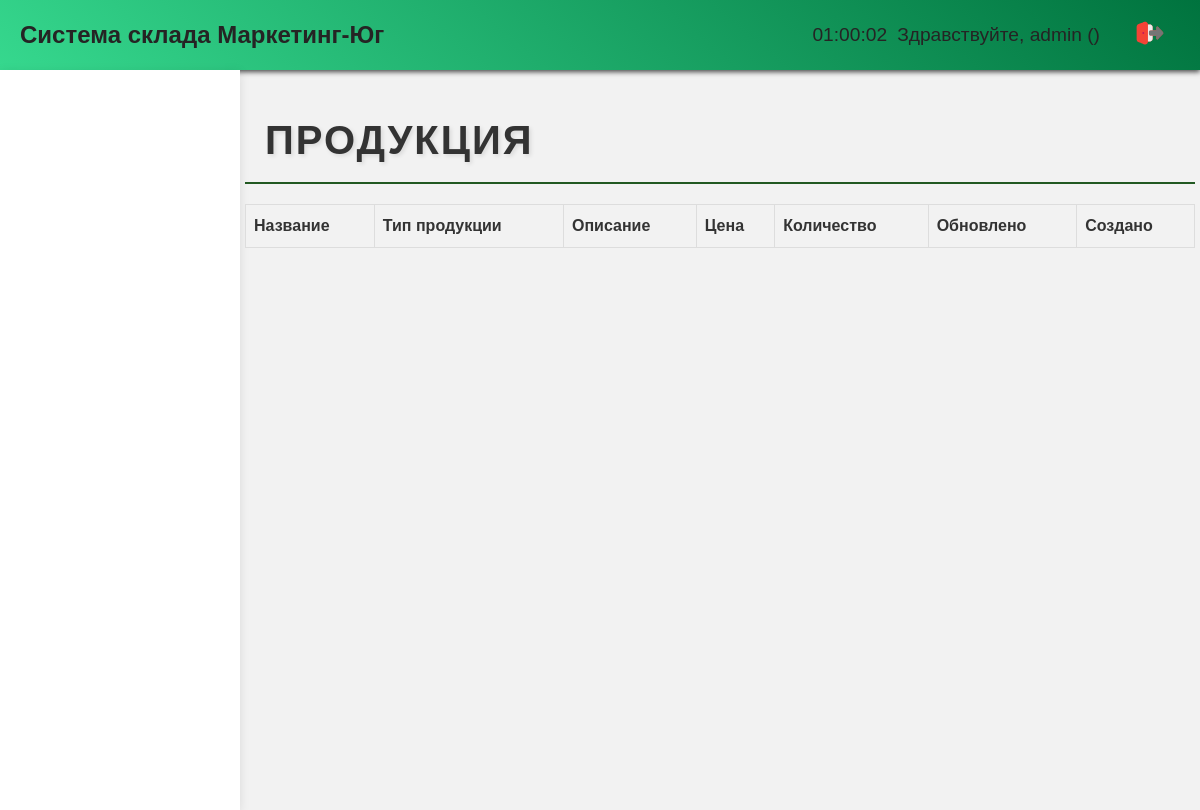
The page /products/ (signed in) on the database as committed earlier.
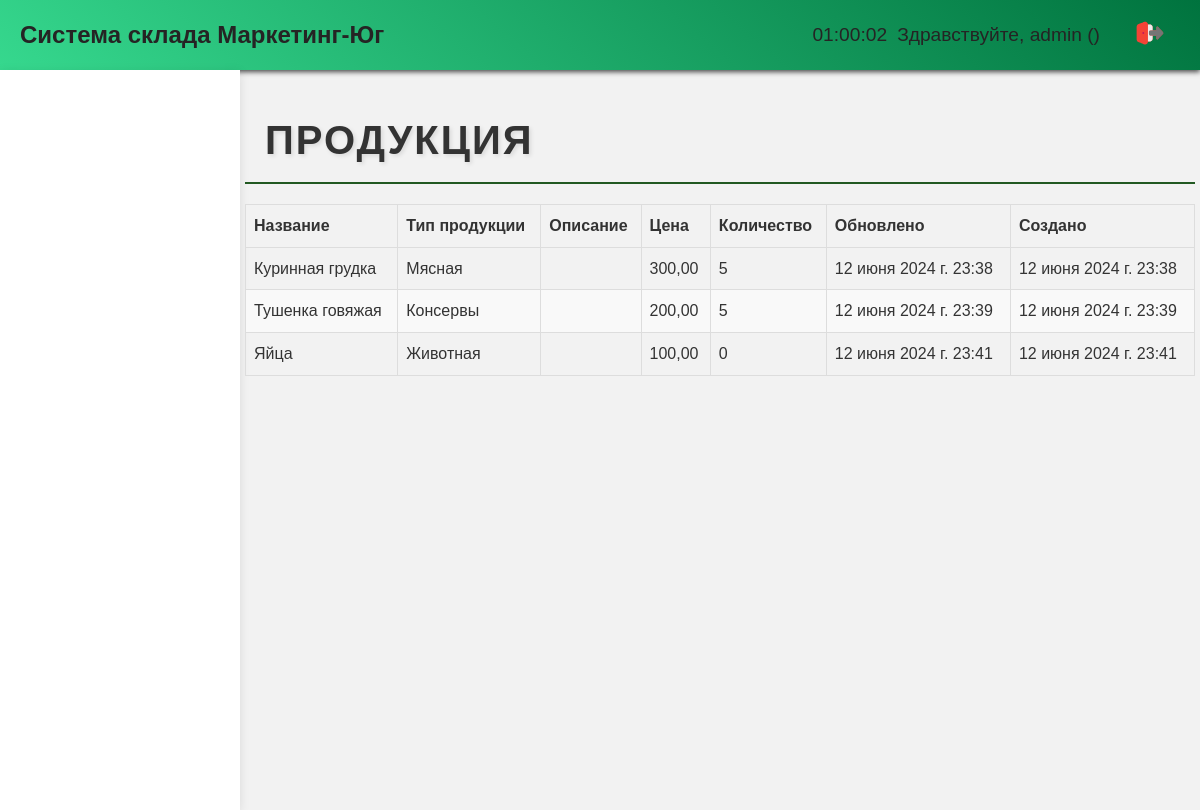
The same page on the database as committed later.
### base/models.py (models this page shows, shortened)
class Product(models.Model):
    name = models.CharField(max_length=100)
    product_type = models.ForeignKey('ProductType', on_delete=models.CASCADE)
    description = models.TextField(blank=True, null=True)
    price = models.DecimalField(max_digits=10, decimal_places=2)
    quantity = models.IntegerField(default=0)
    updated = models.DateTimeField(auto_now=True)
    created = models.DateTimeField(auto_now_add=True)
    class Meta:
        verbose_name = 'Продукция'
        verbose_name_plural = 'Продукции'

class ProductType(models.Model):
    name = models.CharField(max_length=100)
    updated = models.DateTimeField(auto_now=True)
    created = models.DateTimeField(auto_now_add=True)
    def __str__(self):
        return self.name
    class Meta:
        verbose_name = 'Тип-продукции'
        verbose_name_plural = 'Типы-продукции'

### base/views.py (the view)
# urls.py: path('products/', views.products, name='products'),
def products(request):
    products = Product.objects.all()
    context = {
        'products': products
    }
    return render(request, 'products.html', context)

### base/templatetags/group_tags.py (called while the page is built)
@register.filter(name='has_group')
def has_group(user, group_name):
    return user.groups.filter(name=group_name).exists()

### templates/products.html (shortened to what this page needs)
{% extends 'home.html' %}
{% load static %}
{% block content %}
<h2>Продукция</h2>
<table class="product-table">
<thead>
    <tr>
        <th>Название</th>
        <th>Тип продукции</th>
        <th>Описание</th>
        <th>Цена</th>
        <th>Количество</th>
        <th>Обновлено</th>
        <th>Создано</th>
    </tr>
</thead>
<tbody>
    {% for product in products %}
    <tr>
        <td>{{ product.name }}</td>
        <td>{{ product.product_type }}</td>
        <td>{{ product.description }}</td>
        <td>{{ product.price }}</td>
        <td>{{ product.quantity }}</td>
        <td>{{ product.updated }}</td>
        <td>{{ product.created }}</td>
    </tr>
    {% endfor %}
</tbody>
</table>
{% endblock %}

Rows that differ between the two databases and show on the page:
added Product: name "Куринная грудка", product_type "Мясная", price "300,00", quantity "5", updated "12 июня 2024 г. 23:38", created "12 июня 2024 г. 23:38"
added Product: name "Тушенка говяжая", product_type "Консервы", price "200,00", quantity "5", updated "12 июня 2024 г. 23:39", created "12 июня 2024 г. 23:39"
added Product: name "Яйца", product_type "Животная", price "100,00", quantity "0", updated "12 июня 2024 г. 23:41", created "12 июня 2024 г. 23:41"
